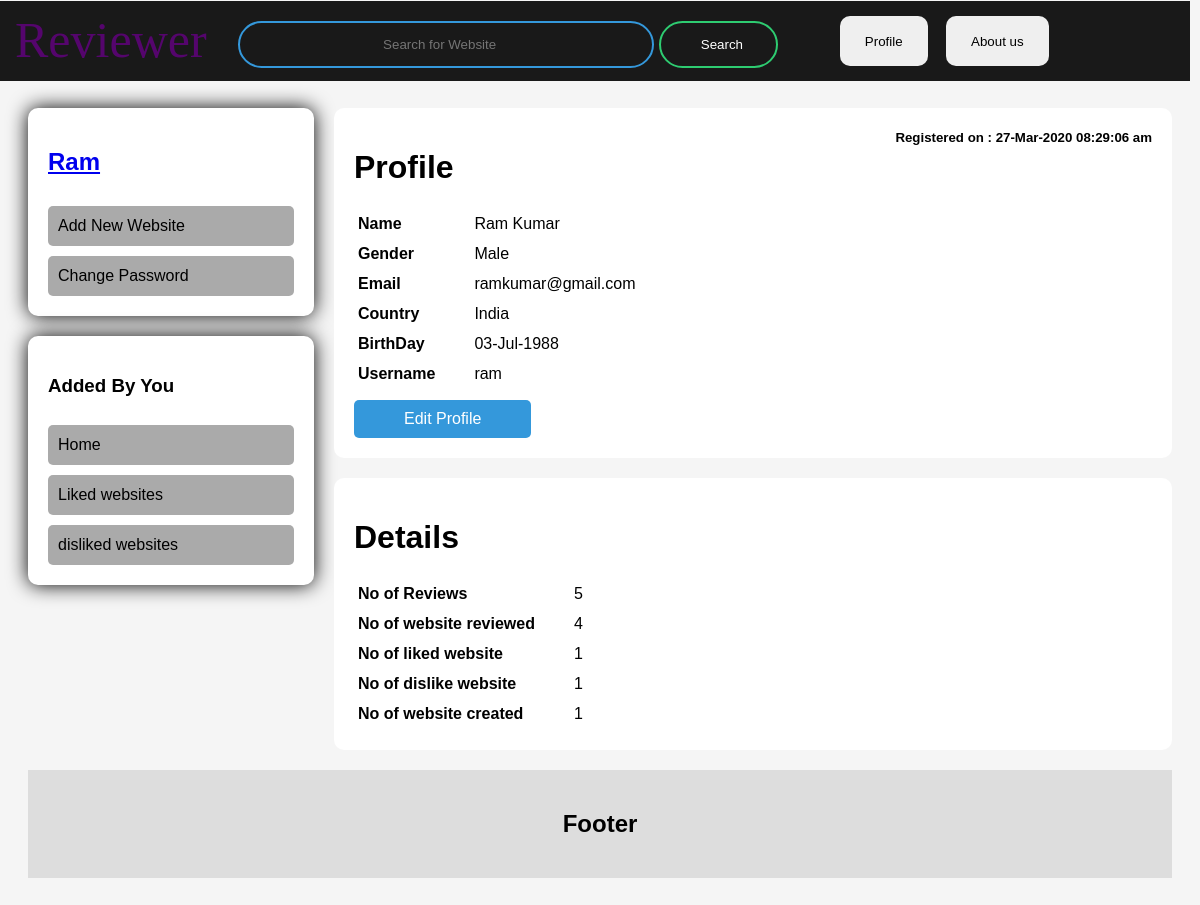
/review/Profile.php (signed in), run on the app's committed database.
### tables this page shows
CREATE TABLE `user` (
  `id` int(100) NOT NULL,
  `firstname` varchar(50) NOT NULL,
  `lastname` varchar(50) NOT NULL,
  `gender` varchar(6) NOT NULL,
  `email` varchar(100) NOT NULL,
  `country` varchar(20) NOT NULL,
  `dob` timestamp(6) NULL DEFAULT NULL,
  `dtoi` timestamp(6) NULL DEFAULT NULL,
  `role` varchar(5) NOT NULL,
  `username` varchar(50) NOT NULL,
  `password` varchar(50) NOT NULL
);

### Database/Database_api.php (called while the page is built, shortened)
<?php
class Database_api{
		private $db_hostname;
		private $db_database;
		private $db_username;
		private $db_password;
		private $conn;
		public function __construct($database){
			$this->db_database = $database;
			$this->db_hostname = 'localhost';
			$this->db_username = 'root';
			$this->db_password = '';
		}
		private function connect(){
			$this->conn = mysqli_connect($this->db_hostname, $this->db_username, $this->db_password, $this->db_database);
		}
		public function execute($query){
			$result = mysqli_query($this->conn,$query);
			return $result;
		}
		public function read_user($user_id){
			$query = "SELECT firstname,lastname,gender,email,country,dob,dtoi,username from user WHERE id=$user_id";
			$result = mysqli_query($this->conn,$query) or die("Database_class error in function read_user : ".mysqli_error($this->conn));
			if((mysqli_num_rows($result))<=0){
				return NULL;
			}
			else{
				return $result;
			}
		}
	}
?>

### review/Profile.php (the view, shortened to what this page needs)
<?php
    include "../Database/Database_api.php";
    $database = new Database_api("reviewer");
?>
<!DOCTYPE html>
<html>
<head>
	<link rel="stylesheet" type="text/css" href="detailreview.css">
    <link rel="stylesheet" type="text/css" href="../master/masterheader.css">
    <link rel="stylesheet" type="text/css" href="Search.css">
</head>
<body>
<?php include "../master/masterheader.php"; ?>
<div class="row">
    <?php include "../master/leftColumnOfMainRow.php" ?>
    <div class="rightcolumn">
<?php
        $result = $database->read_user($_SESSION['user_id']);
        if($result!=NULL){
            echo "<div class='MainView profile'>";
                echo "<h1>Profile</h1>";
                $row=mysqli_fetch_assoc($result);
                echo "<table>";
                    echo "<tr><td><b>Name</b></td><td>".$row['firstname']." ".$row['lastname']."</td></tr>";
                    echo "<tr><td><b>Gender</b></td><td>".$row['gender']."</td></tr>";
                    echo "<tr><td><b>Email</b></td><td>".$row['email']."</td></tr>";
                    echo "<tr><td><b>Country</b></td><td>".$row['country']."</td></tr>";
                    echo "<tr><td><b>BirthDay</b></td><td>".date("d-M-Y",strtotime($row['dob']))."</td></tr>";
                    echo "<tr><td><b>Username</b></td><td>".$row['username']."</td></tr>";
                echo "</table>";
                echo "<h5>Registered on : ".date("d-M-Y h:i:s a",strtotime($row['dtoi']))."</h5>";
                echo "<a id='editprofilebut' href='EditProfile.php'>Edit Profile</a>";
            echo "</div>";
        }
            echo "<div class='MainView profile'>";
                echo "<h1>Details</h1>";
                echo "<table>";
                    echo "<tr><td><b>No of Reviews </b></td><td>";
            $row=mysqli_fetch_assoc($database->execute("SELECT count(user_id)'noofreview' from review where user_id=".$_SESSION['user_id'].""));
                        if($row['noofreview']!=NULL){
                            echo $row['noofreview'];
                        }
                        else
                            echo "0";
                    echo "</td></tr>";
                    echo "<tr><td><b>No of website reviewed </b></td><td>";
            $row=mysqli_fetch_assoc($database->execute("SELECT count(r.website_id)'noofreviedwebsite' FROM (SELECT website_id from review where user_id=".$_SESSION['user_id']." GROUP BY website_id) r"));
                        if($row['noofreviedwebsite']!=NULL){
                            echo $row['noofreviedwebsite'];
                        }
                        else
                            echo "0";
                    echo "</td></tr>";
                    echo "<tr><td><b>No of liked website </b></td><td>";
            $row=mysqli_fetch_assoc($database->execute("SELECT count(user_id)'likes' from likes where user_id=".$_SESSION['user_id'].""));
                        if($row['likes']!=NULL){
                            echo $row['likes'];
                        }
                        else
                            echo "0";
                    echo "</td></tr>";
                    echo "<tr><td><b>No of dislike website</b></td><td>";
            $row=mysqli_fetch_assoc($database->execute("SELECT count(user_id)'dislikes' from dislikes where user_id=".$_SESSION['user_id'].""));
                        if($row['dislikes']!=NULL){
                            echo $row['dislikes'];
                        }
                        else
                            echo "0";
                    echo "</td></tr>";
                    echo "<tr><td><b>No of website created</b></td><td>";
            $row=mysqli_fetch_assoc($database->execute("SELECT count(id)'noofwebsitecreated' from website where user_id=".$_SESSION['user_id'].""));
                        if($row['noofwebsitecreated']!=NULL){
                            echo $row['noofwebsitecreated'];
                        }
                        else
                            echo "0";
                    echo "</td></tr>";
                echo "</table>";
            echo "</div>";
?>
    </div>
</div>
<div class="footer">
  <h2>Footer</h2>
</div>
</body>
</html>

### review/detailreview.css (style rules this page uses)
* { box-sizing: border-box; }
body { font-family: Arial; padding: 20px; background-color: #f5f5f5; }
.row { margin-top: 0px; }
.rightcolumn { float: left; width: 75%; padding-left: 20px; margin-top: -20px; }
.row:after { content: ""; display: table; clear: both; }
.footer { padding: 20px; text-align: center; background: #ddd; margin-top: 20px; }
.MainView { background-color: white; padding: 20px; position: relative; margin-top: 20px; display: table; width: 100%; border-radius: 10px; }

### review/search.css (style rules this page uses)
.MainView a { border:none; outline: none; color: black; }

### review/Profile.php (style rules this page uses)
.profile td { padding: 5px 35px 5px 2px; }
.profile h5 { position: absolute; right: 20px; top:0; }
#editprofilebut { display: inline-block; text-decoration:none; border-radius: 5px; background-color:#3498db; color: white; padding:10px 50px; margin-top:10px; }

### data on the page
user: firstname "Ram", lastname "Kumar", gender "Male", email "ramkumar@gmail.com", country "India", dob "03-Jul-1988", username "ram", dtoi "27-Mar-2020 08:29:06 am"

### other printed values
$_SESSION['user_name'] "Ram"
$row['noofreview'] "5"
$row['noofreviedwebsite'] "4"
$row['likes'] "1"
$row['dislikes'] "1"
$row['noofwebsitecreated'] "1"
